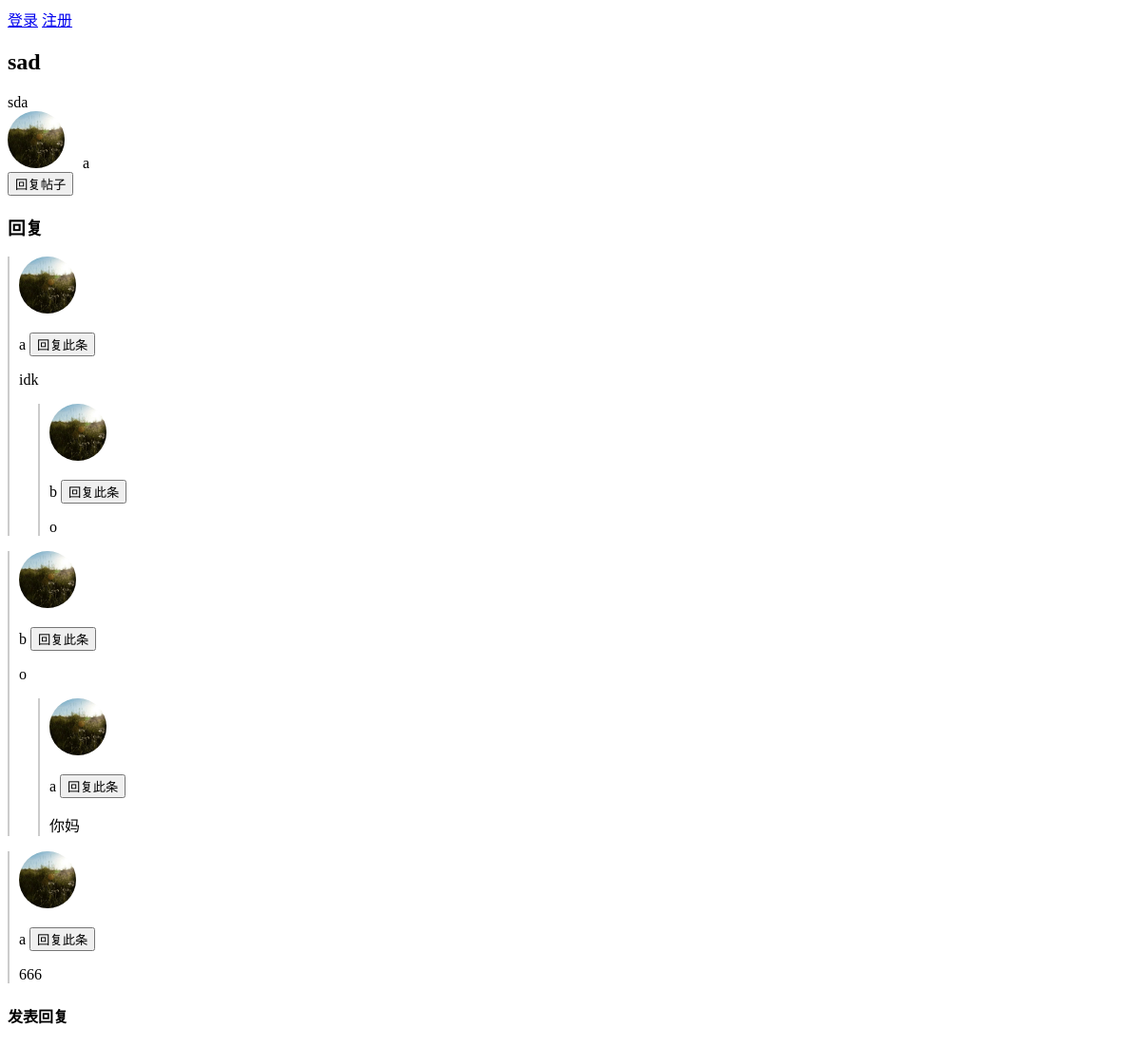
/post/1, run on the app's committed database.
### models.py (models this page shows, shortened)
class Post(db.Model):
    id = db.Column(db.Integer, primary_key=True)
    title = db.Column(db.String(200), nullable=False)
    content = db.Column(db.Text, nullable=False)
    category_id = db.Column(db.Integer, db.ForeignKey('category.id'), nullable=False)
    category = db.relationship('Category', backref=db.backref('posts', lazy=True))
    user_id = db.Column(db.Integer, db.ForeignKey('user.id'), nullable=False)  # 确保这一行存在
    user = db.relationship('User', backref=db.backref('posts', lazy=True))
    attachments = db.Column(db.String(500))

class User(db.Model, UserMixin):
    id = db.Column(db.Integer, primary_key=True)
    username = db.Column(db.String(80), unique=True, nullable=False)
    email = db.Column(db.String(120), unique=True, nullable=False)
    password_hash = db.Column(db.String(128), nullable=False)
    avatar_path = db.Column(db.String(200), default='default_avatar.png')  # 新增头像路径字段
    def get_avatar(self):
        if self.avatar_path and self.avatar_path != 'default_avatar.png':
            return url_for('static', filename=f'uploads/avatars/{self.avatar_path}')
        digest = md5(self.email.lower().encode('utf-8')).hexdigest()
        return f'https://www.gravatar.com/avatar/{digest}?d=identicon'

class Reply(db.Model):
    id = db.Column(db.Integer, primary_key=True)
    content = db.Column(db.Text, nullable=False)
    post_id = db.Column(db.Integer, db.ForeignKey('post.id'), nullable=False)
    post = db.relationship('Post', backref=db.backref('replies', lazy=True))
    user_id = db.Column(db.Integer, db.ForeignKey('user.id'), nullable=False)
    user = db.relationship('User', backref=db.backref('replies', lazy=True))
    parent_reply_id = db.Column(db.Integer, db.ForeignKey('reply.id'))  # 新增字段
    parent_reply = db.relationship('Reply', remote_side=[id], backref='child_replies')  # 自关联

### app.py (the view, shortened to what this page needs)
@app.route('/post/<int:post_id>', methods=['GET', 'POST'])
def post(post_id):
    post = Post.query.get_or_404(post_id)
    form = ReplyForm()
    top_level_replies = [r for r in post.replies if r.parent_reply_id is None]
    return render_template('post.html', post=post, form=form, replies=top_level_replies,
                           post_user=User.query.get_or_404(post.user_id).username)

### app.py (called while the page is built, shortened)
@app.context_processor
def inject_unread_count():
    if current_user.is_authenticated:
        unread_count = current_user.notifications.filter_by(is_read=False).count()
    else:
        unread_count = 0
    return {'unread_count': unread_count}

@app.before_request
def create_tables():
    global first_request_handled

### templates/post.html (shortened to what this page needs)
{% extends 'base.html' %}
{% block content %}
<link
      rel="stylesheet"
      href="static/css/base.css"
    />
    <h2>{{ post.title }}</h2>
    <div>{{ post.content }}</div>
    <img src="{{ post.user.get_avatar() }}"
     class="post-avatar"
     alt="{{ post.user.username }} 的头像">
    <span>{{ post.user.username }}</span>
<div class="reply-buttons">
    <button onclick="showReplyForm(null)" class="btn-reply-topic">回复帖子</button>
</div>
    <h3>回复</h3>
    {% macro render_reply(reply, depth=0) %}
        <div style="margin-left: {{ depth * 20 }}px; border-left: 2px solid #ccc; padding-left: 10px;" class="reply">
            <img src="{{ post.user.get_avatar() }}"
     class="post-avatar"
     alt="{{ post.user.username }} 的头像">
            <p>
                {{ reply.user.username }}
                <button onclick="setParentReply({{ reply.id }})">回复此条</button>
            </p>
            <p>{{ reply.content }}</p>
            {% for child in reply.child_replies %}
                {{ render_reply(child, depth + 1) }}
            {% endfor %}
        </div>
    {% endmacro %}
    {% for reply in replies %}
        {{ render_reply(reply) }}
    {% endfor %}
    <h4>发表回复</h4>
{% endblock %}

### templates/base.html (shortened to what this page needs)
<!DOCTYPE html>
<html lang="en">
<head>
</head>
<body>
    <header>
    <nav>
        {% if current_user.is_authenticated %}
            <img src="{{ current_user.get_avatar() }}" style="border-radius: 50%;">
            <a href="{{ url_for('notifications') }}">
                消息 {% if unread_count %}<span class="badge">{{ unread_count }}</span>{% endif %}
            </a>
            <a href="{{ url_for('logout') }}">退出</a>
        {% else %}
            <a href="{{ url_for('login') }}">登录</a>
            <a href="{{ url_for('register') }}">注册</a>
        {% endif %}
    </nav>
    </header>
    <main>
        {% block content %}{% endblock %}
    </main>
</body>
</html>

### static/css/base.css (style rules this page uses)
.post-avatar { width: 60px; height: 60px; border-radius: 50%; object-fit: cover; margin-right: 15px; }

### data on the page
Post: title "sad", content "sda"
User: user.get_avatar (picture), user.username "a"
Reply: user.get_avatar (picture), user.username "a", content "idk"
Reply: user.get_avatar (picture), content "o"
User: user.username "b"
Reply: user.get_avatar (picture), user.username "b", content "o"
Reply: user.get_avatar (picture), content "你妈"
Reply: user.get_avatar (picture), user.username "a", content "666"
